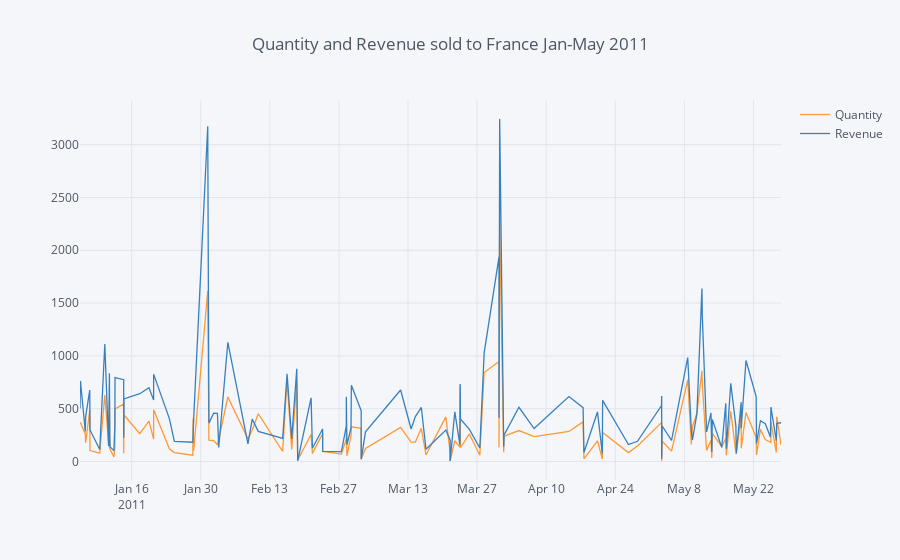

Notebook code cell kept with this figure:
### Markdown cell above
## 2. Create an interactive line chart showing quantity and revenue sold to France between January 1st and May 31st 2011.

### Code cell
c = data.loc[(data['Country'] == 'France') & (data['InvoiceDate'] < '2011-05-31') & (data['InvoiceDate'] > '2011-01-01')]
d = c[['Quantity', 'Revenue']].groupby(c['InvoiceDate']).sum()

d.iplot(kind='line', title='Quantity and Revenue sold to France Jan-May 2011')
